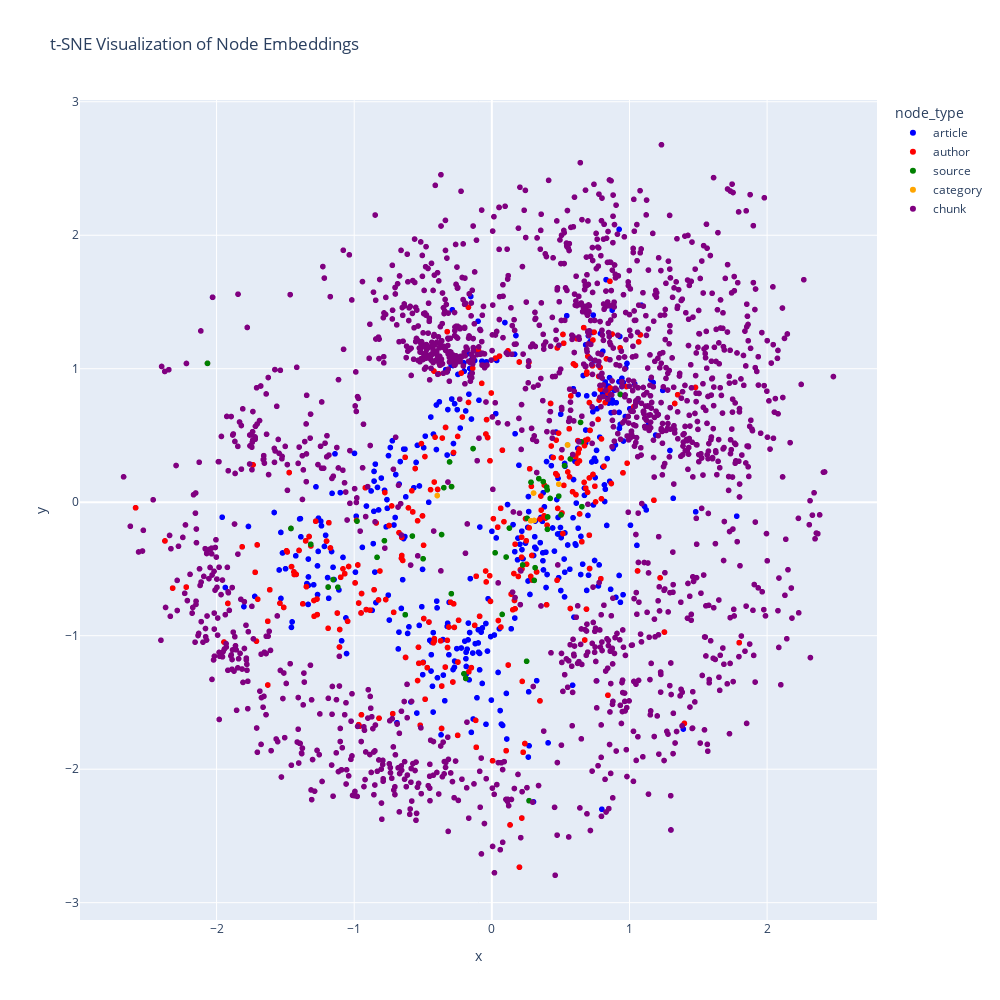

Here is the notebook cell this chart was saved with:
### Code cell
# -------------------------------
# Step 1: Extract embeddings and node info from the graph
# -------------------------------
embedding_list = []  # List to store embedding vectors
node_ids = []        # List to store node IDs
node_types = []      # List to store node types (e.g., article, chunk, etc.)

# Iterate over all nodes in the graph G
for node, data in G.nodes(data=True):
    if "embedding" in data:
        if type(data["embedding"]) == dict:
            embedding_list.append(data["embedding"].get("embedding"))
            node_ids.append(node)
            node_types.append(data.get("type", "unknown"))
        else:
            embedding_list.append(data["embedding"])
            node_ids.append(node)
            node_types.append(data.get("type", "unknown"))


# Check how many embeddings were extracted
print(f"Extracted embeddings from {len(embedding_list)} nodes.")

# -------------------------------
# Step 2: Convert embeddings to a numpy array
# -------------------------------
embeddings_array = np.array(embedding_list)
print(f"Embeddings array shape: {embeddings_array.shape}")

# -------------------------------
# Step 3: Apply t-SNE to reduce the embeddings to 2D
# -------------------------------
tsne = TSNE(n_components=2, random_state=42, perplexity=1000)
embeddings_2d = tsne.fit_transform(embeddings_array)
print("t-SNE transformation complete.")

# -------------------------------
# Step 4: Create a DataFrame with the 2D coordinates and node information
# -------------------------------
df_tsne = pd.DataFrame(embeddings_2d, columns=['x', 'y'])
df_tsne['node_id'] = node_ids
df_tsne['node_type'] = node_types

# -------------------------------
# Step 5: Create an interactive scatter plot using Plotly
# -------------------------------
color_map = {
    "article": "blue",
    "author": "red",
    "source": "green",
    "category": "orange",
    "chunk": "purple"
}

fig = px.scatter(
    df_tsne,
    x='x',
    y='y',
    color='node_type',
    color_discrete_map=color_map,
    hover_data=['node_id', 'node_type'],
    title="t-SNE Visualization of Node Embeddings",
    width=1000,
    height=1000
)
fig.show()

### Figure 1 — Plotly figure (JSON) as saved in the notebook; plotly's stock layout.template omitted (floating-point values rounded to 4 significant figures; data arrays with more than 128 entries replaced by an {"elided": "..."} marker saying what was removed)
{"data": [{"customdata": {"elided": "609x2 mixed values"}, "hovertemplate": "node_type=%{customdata[1]}<br>x=%{x}<br>y=%{y}<br>node_id=%{customdata[0]}<extra></extra>", "legendgroup": "article", "marker": {"color": "blue", "symbol": "circle"}, "mode": "markers", "name": "article", "showlegend": true, "type": "scattergl", "x": {"elided": "609 float values"}, "xaxis": "x", "y": {"elided": "609 float values"}, "yaxis": "y"}, {"customdata": {"elided": "298x2 str values"}, "hovertemplate": "node_type=%{customdata[1]}<br>x=%{x}<br>y=%{y}<br>node_id=%{customdata[0]}<extra></extra>", "legendgroup": "author", "marker": {"color": "red", "symbol": "circle"}, "mode": "markers", "name": "author", "showlegend": true, "type": "scattergl", "x": {"elided": "298 float values"}, "xaxis": "x", "y": {"elided": "298 float values"}, "yaxis": "y"}, {"customdata": [["Mashable", "source"], ["The Sydney Morning Herald", "source"], ["Cnbc | World Business News Leader", "source"], ["Sporting News", "source"], ["Essentially Sports", "source"], ["The New York Times", "source"], ["TechCrunch", "source"], ["TalkSport", "source"], ["The Guardian", "source"], ["The Verge", "source"], ["Polygon", "source"], ["The Independent - Life and Style", "source"], ["FOX News - Entertainment", "source"], ["The Age", "source"], ["The Roar | Sports Writers Blog", "source"], ["Fortune", "source"], ["CBSSports.com", "source"], ["FOX News - Health", "source"], ["FOX News - Lifestyle", "source"], ["Globes English | Israel Business Arena", "source"], ["Hacker News", "source"], ["Eos: Earth And Space Science News", "source"], ["Music Business Worldwide", "source"], ["Sky Sports", "source"], ["Business Line", "source"], ["Scitechdaily | Science Space And Technology News 2017", "source"], ["Zee Business", "source"], ["Business Today | Latest Stock Market And Economy News India", "source"], ["Sport Grill", "source"], ["Wide World Of Sports", "source"], ["Financial Times", "source"], ["Iot Business News", "source"], ["BBC News - Technology", "source"], ["The Independent - Sports", "source"], ["Yahoo News", "source"], ["Live Science: The Most Interesting Articles", "source"], ["Science News For Students", "source"], ["BBC News - Entertainment & Arts", "source"], ["Insidesport", "source"], ["Advanced Science News", "source"], ["Revyuh Media", "source"], ["Business World", "source"], ["Wired", "source"], ["Seeking Alpha", "source"], ["Sportskeeda", "source"], ["Rivals", "source"], ["The Independent - Travel", "source"]], "hovertemplate": "node_type=%{customdata[1]}<br>x=%{x}<br>y=%{y}<br>node_id=%{customdata[0]}<extra></extra>", "legendgroup": "source", "marker": {"color": "green", "symbol": "circle"}, "mode": "markers", "name": "source", "showlegend": true, "type": "scattergl", "x": [0.2527, 0.02375, 0.6495, -0.3071, -0.3651, -0.1364, 0.4238, -0.8342, -0.4992, 0.5704, 0.3412, 0.1276, 0.2239, 0.2846, -0.5774, 0.1037, -0.3487, 0.5504, 0.3734, 0.5283, 0.3987, 0.4059, 0.4861, -1.153, 0.4038, -0.1893, -0.293, -0.6292, -0.9798, -1.189, -0.2025, 0.9333, 0.2706, -1.119, 0.3081, 0.4024, 0.07505, -0.2942, -0.7805, 0.2565, -2.066, 0.5026, 0.6542, 0.3142, -1.316, -1.46, 0.6443], "xaxis": "x", "y": [-1.191, -0.3788, 0.452, 0.3018, -0.2422, 0.4017, 0.02867, -0.4126, -0.4235, 0.3243, 0.1767, -0.194, -0.47, 0.15, -0.2536, -0.4107, 0.1092, 0.4291, 0.1544, 0.2737, 0.1133, -0.1103, 0.04566, -0.5797, -0.2031, -1.32, 0.1169, -0.843, -0.1413, -0.6356, -1.285, 0.8077, -2.236, -0.6368, -0.5855, 0.09221, -0.8403, -0.6852, -0.2884, -0.1205, 1.04, -0.09524, -0.03326, -0.4904, -0.3154, -0.1966, 0.5979], "yaxis": "y"}, {"customdata": [["entertainment", "category"], ["business", "category"], ["sports", "category"], ["technology", "category"], ["health", "category"], ["science", "category"]], "hovertemplate": "node_type=%{customdata[1]}<br>x=%{x}<br>y=%{y}<br>node_id=%{customdata[0]}<extra></extra>", "legendgroup": "category", "marker": {"color": "orange", "symbol": "circle"}, "mode": "markers", "name": "category", "showlegend": true, "type": "scattergl", "x": [0.303, 0.2821, -0.3965, 0.4864, 0.5504, 0.3076], "xaxis": "x", "y": [0.06854, -0.1391, 0.04967, 0.1355, 0.4291, -0.1366], "yaxis": "y"}, {"customdata": {"elided": "1660x2 str values"}, "hovertemplate": "node_type=%{customdata[1]}<br>x=%{x}<br>y=%{y}<br>node_id=%{customdata[0]}<extra></extra>", "legendgroup": "chunk", "marker": {"color": "purple", "symbol": "circle"}, "mode": "markers", "name": "chunk", "showlegend": true, "type": "scattergl", "x": {"elided": "1660 float values"}, "xaxis": "x", "y": {"elided": "1660 float values"}, "yaxis": "y"}], "layout": {"height": 1000, "legend": {"title": {"text": "node_type"}, "tracegroupgap": 0}, "title": {"text": "t-SNE Visualization of Node Embeddings"}, "width": 1000, "xaxis": {"anchor": "y", "domain": [0, 1], "title": {"text": "x"}}, "yaxis": {"anchor": "x", "domain": [0, 1], "title": {"text": "y"}}}}
